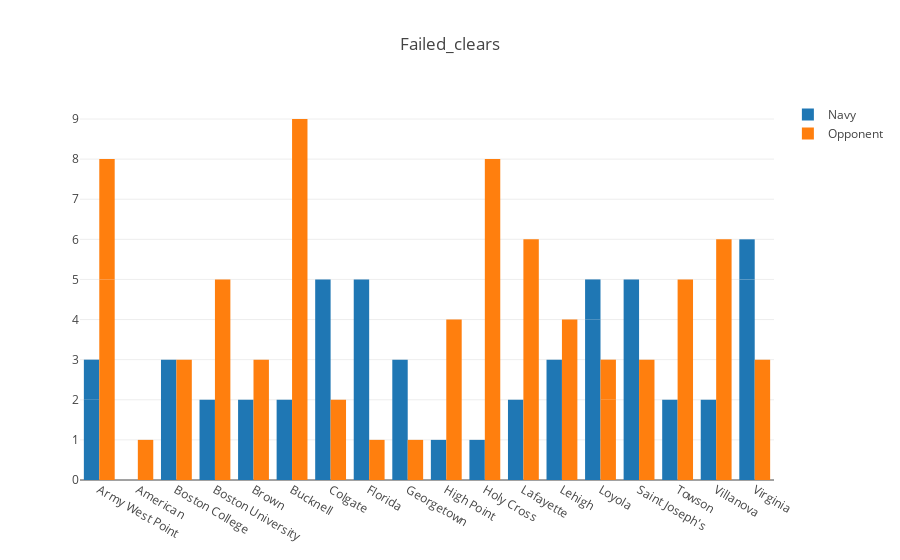

Notebook cell for this chart:
### Code cell
data = [trace1, trace2]
layout = go.Layout(title='Failed_clears',barmode='group')
fig = go.Figure(data=data, layout=layout)
iplot(fig, filename='grouped-bar')

### Figure 1 — Plotly figure (JSON) as saved in the notebook; plotly's stock layout.template omitted (floating-point values rounded to 4 significant figures)
{"data": [{"name": "Navy", "type": "bar", "uid": "d9fc0911-d0b8-4b23-b4e2-273fd1db8e4c", "x": ["Army West Point", "Army West Point", "American", "Boston College", "Boston University", "Brown", "Bucknell", "Colgate", "Florida", "Georgetown", "High Point ", "Holy Cross", "Lafayette", "Lehigh", "Loyola", "Loyola", "Saint Joseph's", "Towson", "Villanova", "Virginia ", "Virginia "], "y": [2, 1, 0, 3, 2, 2, 2, 5, 5, 3, 1, 1, 2, 3, 4, 1, 5, 2, 2, 5, 1]}, {"name": "Opponent", "type": "bar", "uid": "10767a04-e699-41eb-ba6b-923a573cb693", "x": ["Army West Point", "Army West Point", "American", "Boston College", "Boston University", "Brown", "Bucknell", "Colgate", "Florida", "Georgetown", "High Point ", "Holy Cross", "Lafayette", "Lehigh", "Loyola", "Loyola", "Saint Joseph's", "Towson", "Villanova", "Virginia ", "Virginia "], "y": [5, 3, 1, 3, 5, 3, 9, 2, 1, 1, 4, 8, 6, 4, 2, 1, 3, 5, 6, 1, 2]}], "layout": {"barmode": "group", "title": {"text": "Failed_clears"}}}
